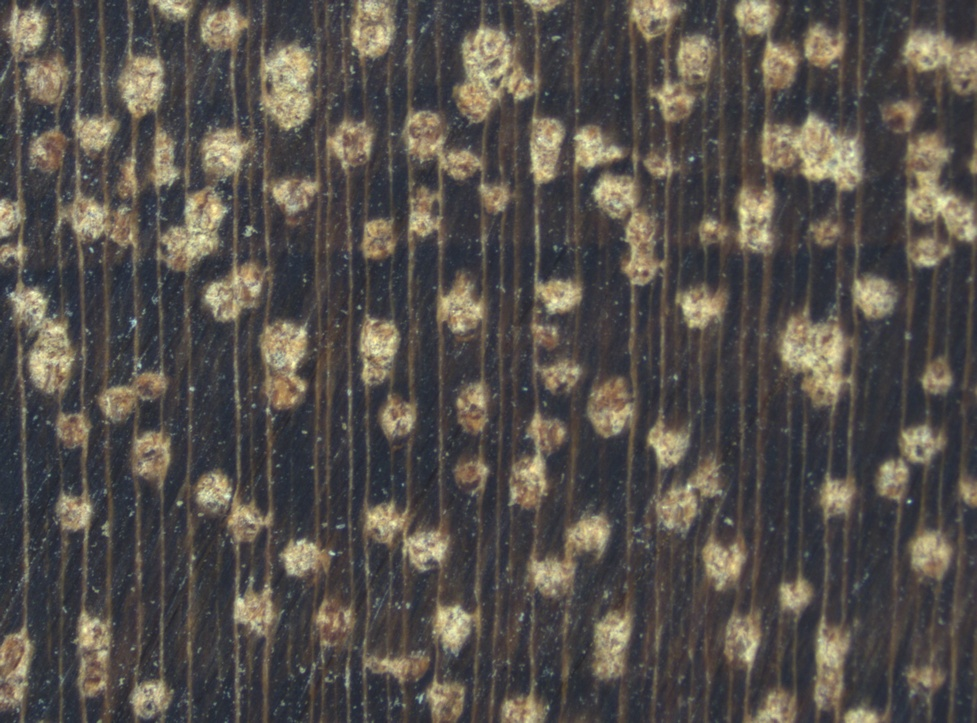
#> input picture test.jpg, 977 x 723 px, shrunk from 2068 x 1530 before the run; its folder holds only this picture in this run
$ python -i ml_predict.py   (imports and definitions only)   (older library calls are emulated)
#> lines starting #> are read from the running program, lines starting #| are printed output that depends on the picture
import torch
from PIL import Image
import cv2
import numpy as np
from scipy.stats import kurtosis, skew
import os

from skimage.color import rgb2gray
from skimage import io
from skimage.util import img_as_ubyte
from skimage.feature import graycomatrix, graycoprops
from sklearn import svm
from sklearn.metrics import accuracy_score


#Color extracting
# [143 lines left out: functions RGB_color_extracting, LAB_color_extracting, color_extracting, GLCM, apply_sliding_window_on_3_channels, generate_gabor_bank and 5 more, not called in this run]


#Edge histograms
def edge_extraction(img_path):
#> called with img_path = '../test.jpg'
    img = cv2.imread(img_path)
#> img is the input picture: shape (723, 977, 3); mean B, G, R 75.7, 80.5, 85.5
    gray = cv2.cvtColor(img, cv2.COLOR_BGR2GRAY)
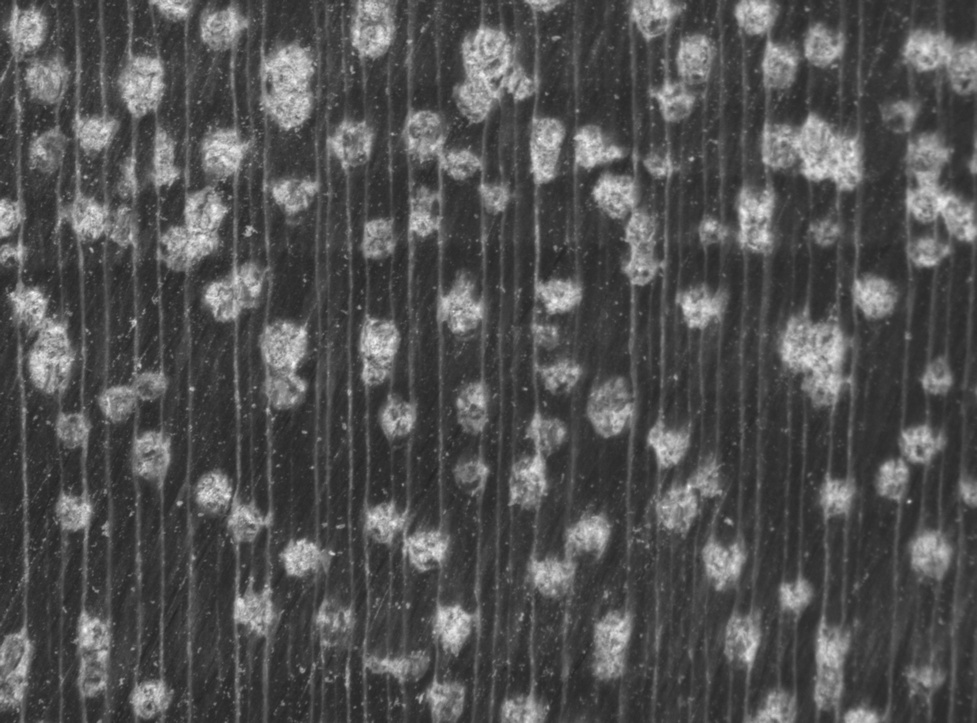
#> gray: shape (723, 977); min 35, max 248, mean 81.4

    # Apply Sobel filter to detect edges
    Gx = cv2.Sobel(gray, cv2.CV_64F, 1, 0, ksize=3)
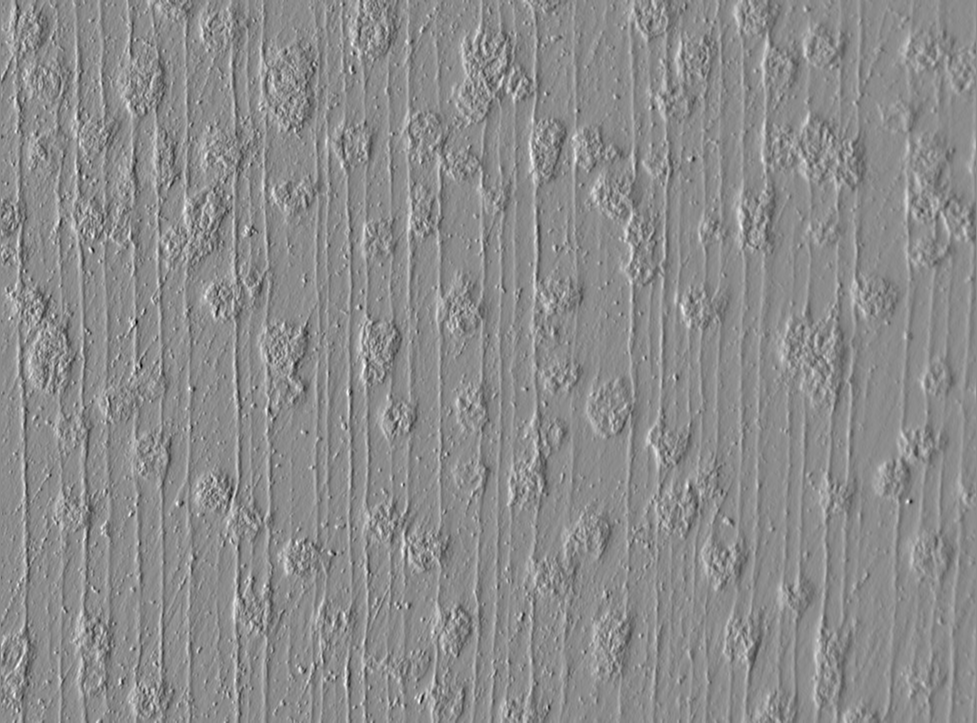
#> Gx: shape (723, 977) float64; min -434, max 358, mean 0; drawn with min black and max white
    Gy = cv2.Sobel(gray, cv2.CV_64F, 0, 1, ksize=3)
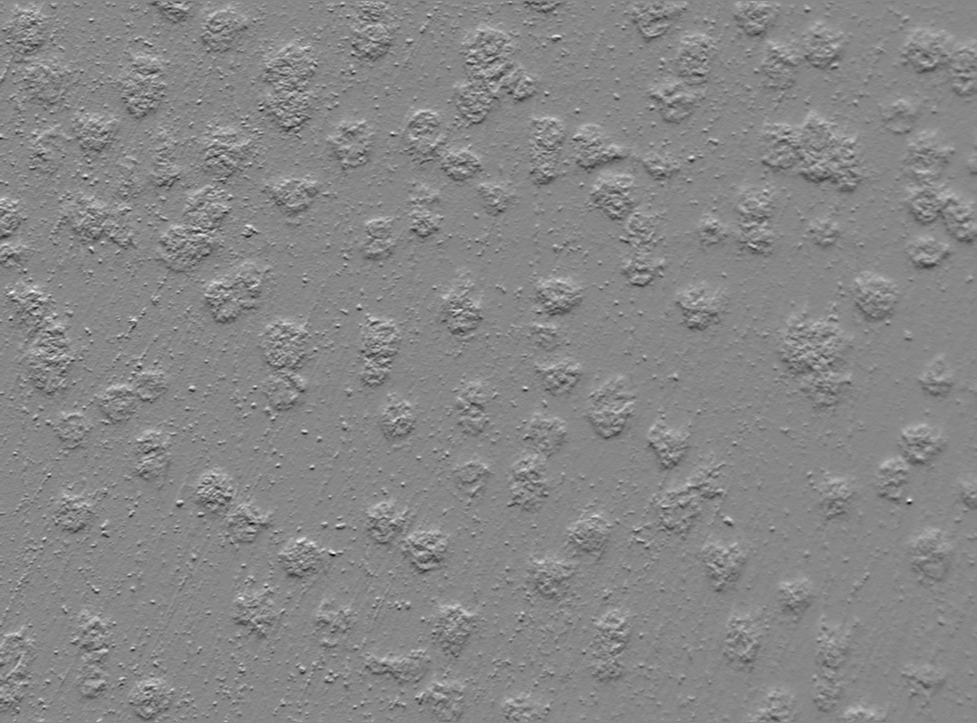
#> Gy: shape (723, 977) float64; min -430, max 380, mean -0.1; drawn with min black and max white
    mag = np.sqrt(Gx**2 + Gy**2)
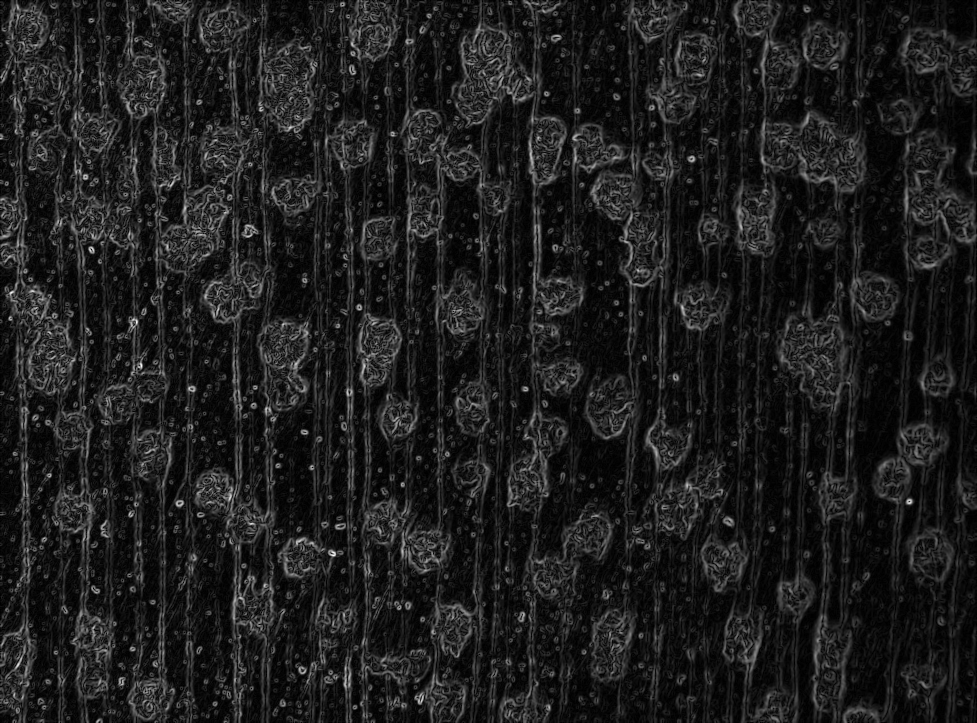
#> mag: shape (723, 977) float64; min 0, max 440.6, mean 52.7; drawn with min black and max white
    angle = np.arctan2(Gy, Gx) * 180 / np.pi
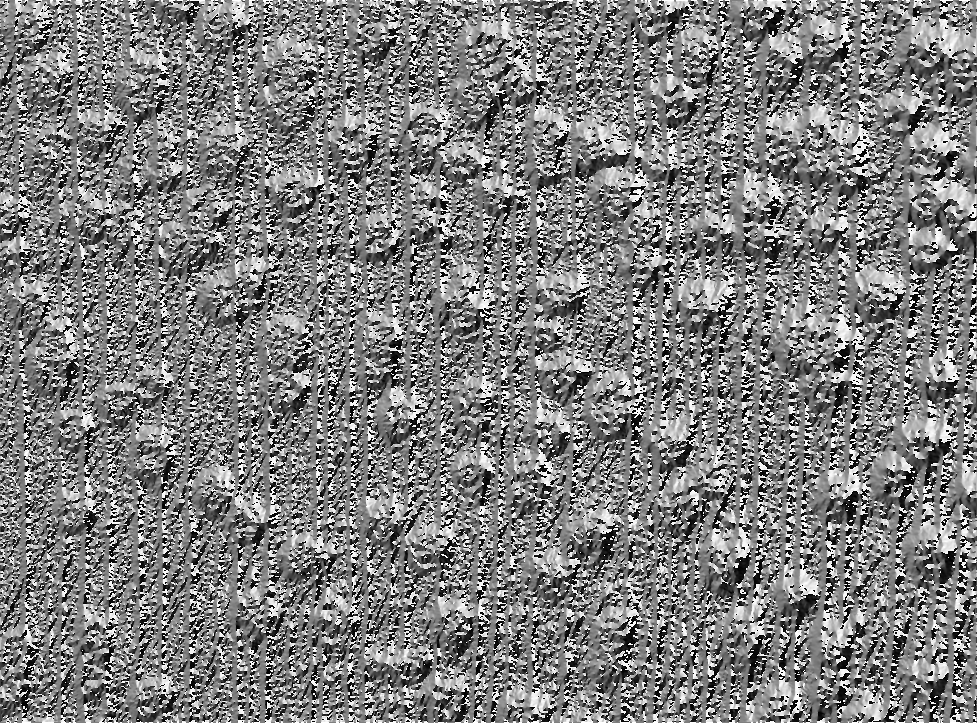
#> angle: shape (723, 977) float64; min -179.8, max 180, mean -1.2; drawn with min black and max white

    angle[angle < 0] += 360
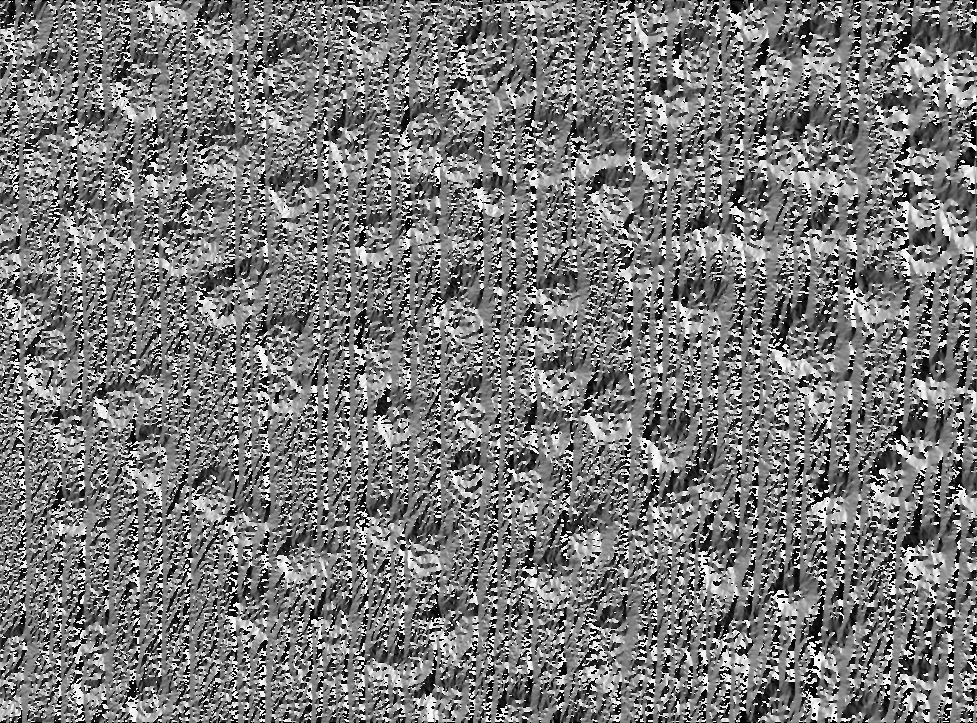
#> angle: shape (723, 977) float64; min 0, max 359.8, mean 171.6; drawn with min black and max white

    T = 20
    mag[mag < T] = 0

    bins = np.int32(angle / 10)

    hist, _ = np.histogram(bins, bins=range(37), weights=mag)
#> hist = 36 values, max 2232546.7 at index 0, min 571360.2 at index 28, mean 972797.1

    feature = list(hist.astype(np.float32))
#> feature = 36 values, max 2232546.8 at index 0, min 571360.2 at index 28, mean 972797.1
    feature.append(gray.shape[0] * gray.shape[1] - np.count_nonzero(mag))
    return feature


X_train = []
y_train = []
X_test = []
y_test = []
# [19 lines not run here, left out]

clf = svm.SVC(decision_function_shape='ovo')
# [1 line not run here, left out]
# [1 line that did not run here, left out]
# [1 line not run here, left out]

>>> result = edge_extraction('../test.jpg')
#> result = 37 values, max 2232546.8 at index 0, min 193277 at index 36, mean 951729
